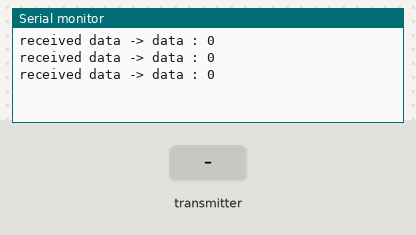
This sketch was run on a simulated Arduino Uno, built with avr-gcc and run on an emulated ATmega328P. Parts: the last lines printed to the serial monitor. The inputs (shaded band) are chosen by the test bench. No radio packets arrive unless stated.

Above: at 6.2 s.
6.3 s: the transmitter starts sending data = 64
At 6.9 s:
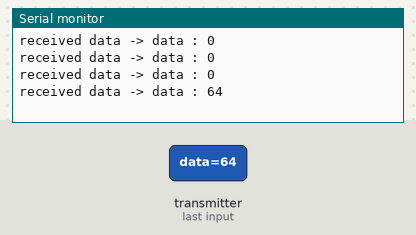
7.8 s: the transmitter starts sending data = 128
At 8.4 s:
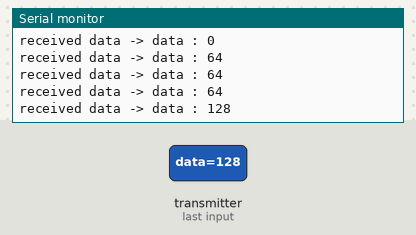
Timing chart, 0 to 10.8 s (numbered marks = the images above; inputs shaded):
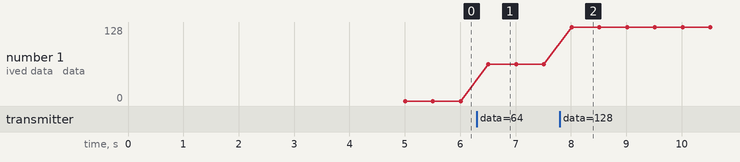

Measured:
- after the input at 6.3 s, the serial monitor: prints a new line after 0.21 s (image 1)
- after the input at 7.8 s, the serial monitor: prints a new line after 0.21 s (image 2)
- plotted number 1: 0 → 64 after the input at 6.3 s, 64 → 128 after the input at 7.8 s

The sketch:

TEST_01_RX_NRF24L01.ino
```cpp
/*
 * Flying Diamond Project - Test Repository
 * Purpose      : Test code for the NRF24L01 module (Rx only)
 * File name    : TEST_NRF24L01_RX_01.c
 */

/* Receiver code for the Arduino Radio control with PWM output.
 *
 * Requirements : Install the NRF24 library to your IDE.
 *
 * This code has been written to be uploaded on the following targets : Arduino UNO, NANO, Pro mini (5V,16MHz).
 *
 * Connect a NRF24 module to it :

    Module // Arduino UNO,NANO

    GND    ->   GND
    Vcc    ->   3.3V
    CE     ->   D9
    CSN    ->   D10
    CLK    ->   D13
    MOSI   ->   D11
    MISO   ->   D12

This code receive 1 channels and prints the value on the serial monitor.
*/

/**************************************************/

#include <SPI.h>
#include <nRF24L01.h>
#include <printf.h>
#include <RF24.h>
#include <RF24_config.h>

const uint64_t my_radio_pipe = 0xE8E8F0F0E1LL;    // This ID code must be the same as in the transmitter.

RF24 radio(9, 10);                        // CE and CSN pins.

// The sizeof this struct should not exceed 32 bytes (max size of data that can be send through the NRF24L01 module).
struct Received_data {
  byte data;
};

int ch1_value = 0;
Received_data received_data;

/**************************************************/

void setup() {
  delay(5000);  // Considering we're powering both Tx and Rx modules at the same time, we delay the Rx module in order he finds Tx without troubles (got some issues without that).

  Serial.begin(9600);

  // We reset the received values.
  received_data.data = 0;

  // Once again, begin and radio configuration.
  radio.begin();
  radio.setAutoAck(false);
  radio.setDataRate(RF24_250KBPS);
  radio.openReadingPipe(1,my_radio_pipe);

  // We start the radio comunication.
  radio.startListening();
}

/**************************************************/

unsigned long last_Time = 0;

// Function that will read the data each certain time.
void receive_the_data() {
  while ( radio.available() )
  {
    radio.read(&received_data, sizeof(Received_data));
    last_Time = millis(); // Here we receive the data.
  }
}

/**************************************************/

void loop() {

  receive_the_data();
  //ch1_value = received_data.data;

  Serial.print("received data -> data : ");
  Serial.println(received_data.data);
  //Serial.println(ch1_value);

  delay(500);

  /*
  if (radio.available()) {
    char text[32] = "";
    radio.read(&text, sizeof(text));
    Serial.println(text);
  }
  */
}
```
